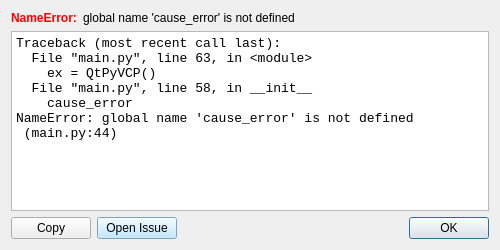
<?xml version="1.0" encoding="UTF-8"?>
<ui version="4.0">
 <class>Dialog</class>
 <widget class="QDialog" name="Dialog">
  <property name="geometry">
   <rect>
    <x>0</x>
    <y>0</y>
    <width>500</width>
    <height>250</height>
   </rect>
  </property>
  <property name="windowTitle">
   <string>Error in PyQtVCP</string>
  </property>
  <layout class="QVBoxLayout" name="verticalLayout">
   <item>
    <layout class="QHBoxLayout" name="horizontalLayout_2">
     <item>
      <widget class="QLabel" name="errorType">
       <property name="sizePolicy">
        <sizepolicy hsizetype="Minimum" vsizetype="Preferred">
         <horstretch>0</horstretch>
         <verstretch>0</verstretch>
        </sizepolicy>
       </property>
       <property name="font">
        <font>
         <weight>75</weight>
         <bold>true</bold>
        </font>
       </property>
       <property name="styleSheet">
        <string notr="true">QLabel {
	color: red;
}</string>
       </property>
       <property name="text">
        <string>NameError:</string>
       </property>
      </widget>
     </item>
     <item>
      <widget class="QLabel" name="errorValue">
       <property name="sizePolicy">
        <sizepolicy hsizetype="Expanding" vsizetype="Preferred">
         <horstretch>0</horstretch>
         <verstretch>0</verstretch>
        </sizepolicy>
       </property>
       <property name="text">
        <string>global name 'cause_error' is not defined</string>
       </property>
      </widget>
     </item>
    </layout>
   </item>
   <item>
    <widget class="QTextEdit" name="tracebackText">
     <property name="font">
      <font>
       <family>Monospace</family>
       <weight>50</weight>
       <bold>false</bold>
      </font>
     </property>
     <property name="cursor" stdset="0">
      <cursorShape>IBeamCursor</cursorShape>
     </property>
     <property name="tabChangesFocus">
      <bool>false</bool>
     </property>
     <property name="documentTitle">
      <string>Error Traceback</string>
     </property>
     <property name="lineWrapMode">
      <enum>QTextEdit::FixedColumnWidth</enum>
     </property>
     <property name="lineWrapColumnOrWidth">
      <number>80</number>
     </property>
     <property name="html">
      <string>&lt;!DOCTYPE HTML PUBLIC &quot;-//W3C//DTD HTML 4.0//EN&quot; &quot;http://www.w3.org/TR/REC-html40/strict.dtd&quot;&gt;
&lt;html&gt;&lt;head&gt;&lt;meta name=&quot;qrichtext&quot; content=&quot;1&quot; /&gt;&lt;title&gt;Error Traceback&lt;/title&gt;&lt;style type=&quot;text/css&quot;&gt;
p, li { white-space: pre-wrap; }
&lt;/style&gt;&lt;/head&gt;&lt;body style=&quot; font-family:'Monospace'; font-size:9pt; font-weight:400; font-style:normal;&quot;&gt;
&lt;p style=&quot; margin-top:0px; margin-bottom:0px; margin-left:0px; margin-right:0px; -qt-block-indent:0; text-indent:0px;&quot;&gt;&lt;span style=&quot; font-size:10pt;&quot;&gt;Traceback (most recent call last):&lt;/span&gt;&lt;/p&gt;
&lt;p style=&quot; margin-top:0px; margin-bottom:0px; margin-left:0px; margin-right:0px; -qt-block-indent:0; text-indent:0px;&quot;&gt;&lt;span style=&quot; font-size:10pt;&quot;&gt;  File &amp;quot;main.py&amp;quot;, line 63, in &amp;lt;module&amp;gt;&lt;/span&gt;&lt;/p&gt;
&lt;p style=&quot; margin-top:0px; margin-bottom:0px; margin-left:0px; margin-right:0px; -qt-block-indent:0; text-indent:0px;&quot;&gt;&lt;span style=&quot; font-size:10pt;&quot;&gt;    ex = QtPyVCP()&lt;/span&gt;&lt;/p&gt;
&lt;p style=&quot; margin-top:0px; margin-bottom:0px; margin-left:0px; margin-right:0px; -qt-block-indent:0; text-indent:0px;&quot;&gt;&lt;span style=&quot; font-size:10pt;&quot;&gt;  File &amp;quot;main.py&amp;quot;, line 58, in __init__&lt;/span&gt;&lt;/p&gt;
&lt;p style=&quot; margin-top:0px; margin-bottom:0px; margin-left:0px; margin-right:0px; -qt-block-indent:0; text-indent:0px;&quot;&gt;&lt;span style=&quot; font-size:10pt;&quot;&gt;    cause_error&lt;/span&gt;&lt;/p&gt;
&lt;p style=&quot; margin-top:0px; margin-bottom:0px; margin-left:0px; margin-right:0px; -qt-block-indent:0; text-indent:0px;&quot;&gt;&lt;span style=&quot; font-size:10pt;&quot;&gt;NameError: global name 'cause_error' is not defined&lt;/span&gt;&lt;/p&gt;
&lt;p style=&quot; margin-top:0px; margin-bottom:0px; margin-left:0px; margin-right:0px; -qt-block-indent:0; text-indent:0px;&quot;&gt;&lt;span style=&quot; font-size:10pt;&quot;&gt; (main.py:44)&lt;/span&gt;&lt;/p&gt;&lt;/body&gt;&lt;/html&gt;</string>
     </property>
     <property name="textInteractionFlags">
      <set>Qt::LinksAccessibleByKeyboard|Qt::LinksAccessibleByMouse|Qt::TextBrowserInteraction|Qt::TextSelectableByKeyboard|Qt::TextSelectableByMouse</set>
     </property>
    </widget>
   </item>
   <item>
    <layout class="QHBoxLayout" name="horizontalLayout">
     <item>
      <widget class="QPushButton" name="pushButton_2">
       <property name="text">
        <string>Copy</string>
       </property>
      </widget>
     </item>
     <item>
      <widget class="QPushButton" name="reportIssue">
       <property name="styleSheet">
        <string notr="true">background-color: rgb(176, 227, 255)</string>
       </property>
       <property name="text">
        <string>Open Issue</string>
       </property>
      </widget>
     </item>
     <item>
      <widget class="QDialogButtonBox" name="buttonBox">
       <property name="orientation">
        <enum>Qt::Horizontal</enum>
       </property>
       <property name="standardButtons">
        <set>QDialogButtonBox::Ok</set>
       </property>
      </widget>
     </item>
    </layout>
   </item>
  </layout>
 </widget>
 <resources/>
 <connections>
  <connection>
   <sender>buttonBox</sender>
   <signal>accepted()</signal>
   <receiver>Dialog</receiver>
   <slot>accept()</slot>
   <hints>
    <hint type="sourcelabel">
     <x>314</x>
     <y>182</y>
    </hint>
    <hint type="destinationlabel">
     <x>157</x>
     <y>192</y>
    </hint>
   </hints>
  </connection>
  <connection>
   <sender>buttonBox</sender>
   <signal>rejected()</signal>
   <receiver>Dialog</receiver>
   <slot>reject()</slot>
   <hints>
    <hint type="sourcelabel">
     <x>316</x>
     <y>182</y>
    </hint>
    <hint type="destinationlabel">
     <x>286</x>
     <y>192</y>
    </hint>
   </hints>
  </connection>
  <connection>
   <sender>pushButton_2</sender>
   <signal>pressed()</signal>
   <receiver>tracebackText</receiver>
   <slot>selectAll()</slot>
   <hints>
    <hint type="sourcelabel">
     <x>45</x>
     <y>182</y>
    </hint>
    <hint type="destinationlabel">
     <x>54</x>
     <y>152</y>
    </hint>
   </hints>
  </connection>
  <connection>
   <sender>pushButton_2</sender>
   <signal>released()</signal>
   <receiver>tracebackText</receiver>
   <slot>copy()</slot>
   <hints>
    <hint type="sourcelabel">
     <x>84</x>
     <y>182</y>
    </hint>
    <hint type="destinationlabel">
     <x>79</x>
     <y>152</y>
    </hint>
   </hints>
  </connection>
 </connections>
</ui>
